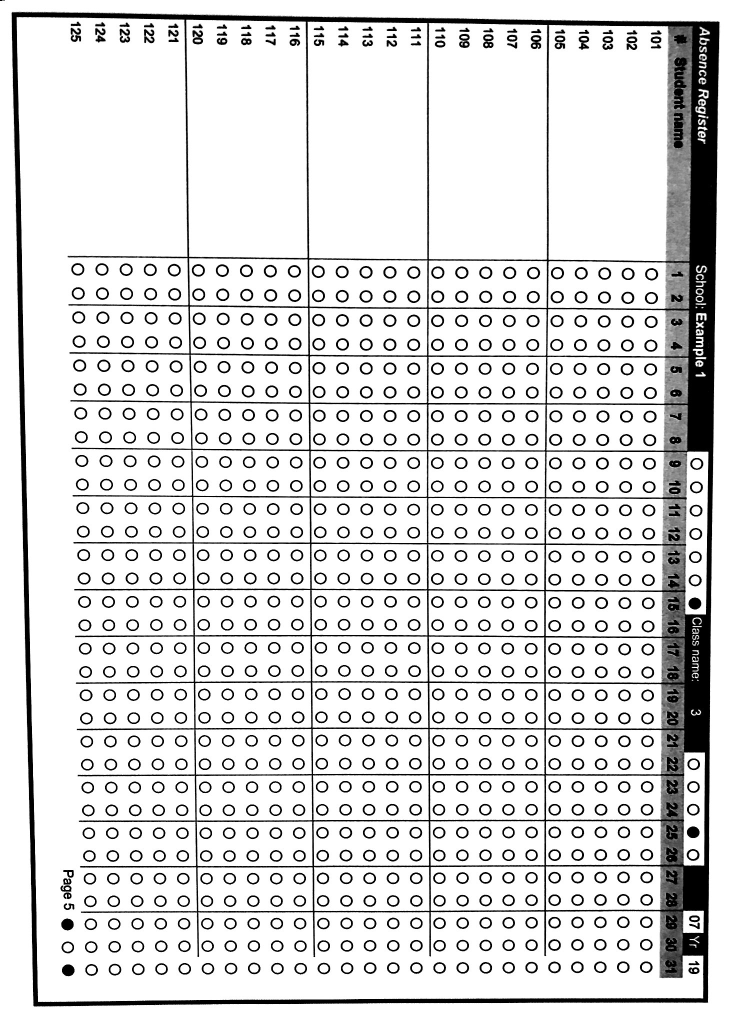
#> input picture pyomrx/demo/attendance_register/data/images/new register_5.jpg, 1472 x 2048 px (shown at 1/2 size); its folder holds only this picture in this run
$ python run_demo.py   (older library calls are emulated)
#> lines starting #> are read from the running program, lines starting #| are printed output that depends on the picture; after the words box and inside, x2 and y2 are one past the last pixel; in counts of white or black regions, pixels touching at a corner belong together
### omr_tool/omr/exam_marksheet/processing.py
import matplotlib.pyplot as plt

from omr_tool.omr.core.processing import *
from omr_tool.omr.core.processing import get_outer_box, process_boxes
from omr_tool.omr.exceptions import OmrException


# [30 lines left out: function process_image, not called in this run]


def process_exam_marksheet_folder(input_folder, form_design_path, output_folder=None):
    process_images_folder(input_folder, form_design_path,
                          omr_mode='exam', output_folder=output_folder)

# [10 lines of commented-out code are left out]

### omr_tool/omr/core/processing.py
import json

import cv2
import imutils
import numpy
import pandas
import pandas as pd
from pathlib import Path
import numpy as np
import importlib

from PIL import Image
from imutils.perspective import four_point_transform
from scipy.spatial import KDTree
from scipy.spatial.distance import euclidean
from sklearn.cluster import KMeans

from omr_tool.omr.exceptions import *
import sys

from omr_tool.omr.exceptions import OmrValidationException, OmrException
import matplotlib.pyplot as plt
from omr_tool.default_configs import attendance_register
from omr_tool.omr.utils.visualisation import *


# [68 lines left out: functions get_binary_code_from_outer_box, get_inner_boxes, get_code_from_binary_circles, not called in this run]


def process_images_folder(input_folder, form_design_path=None, omr_mode='attendance', output_folder=None):
#> called with input_folder = 'data/images', form_design_path = 'data/ext/omr_form_designs.json', omr_mode = 'exam', output_folder = 'data/exam_results'
    if omr_mode == 'exam':
        temp_module = importlib.import_module('omr_tool.omr.exam_marksheet.processing')
    elif omr_mode == 'attendance':
        temp_module = importlib.import_module('omr_tool.omr.attendance_register.processing')
    else:
        print('ERROR: image_type must be exam_marksheet or attendance_register, {} passed'.format(omr_mode))
        raise ValueError('invalid image_type')
    process_image = getattr(temp_module, 'process_image')
    if form_design_path:
        form_design = json.load(open(form_design_path))
#> (reads omr_tool/demo/attendance_register/data/ext/omr_form_designs.json from the repository)
    else:
        form_design = attendance_register.default_config()
    answers_df = pd.DataFrame()
    img_files = list(Path(input_folder).iterdir())
    error_files = []
    print('{} files to process'.format(len(img_files)))
    for i, file_path in enumerate(img_files):
        print('INFO: processing image {} {}'.format(i, file_path.name))
        try:
            im_answers = process_image(str(file_path), form_design)
#> in process_image, image is the input picture: shape (2048, 1472, 3); min 0, max 255, mean 219
            answers_df = answers_df.append(im_answers)
        except OmrException as e:
            error_files.append(str(file_path.stem))
            print('couldn\'t extract data from {}: check input file'.format(Path(file_path).name), file=sys.stderr)
            print('error message: ', e, file=sys.stderr)
    assert len(answers_df) > 0, 'could not extract any data from the images'
    error_df = pd.DataFrame(index=error_files, columns=answers_df.columns.tolist())
    error_df = pd.concat([error_df] * 3, axis=0).sort_index()
    error_df['omr_error'] = True
    error_df['box_no'] = [1, 2, 3] * int(len(error_df) / 3)
    error_df['file_name'] = error_df.index.tolist()
    error_df['marker_error'] = np.nan
    error_df.loc[:, ~error_df.columns.isin(['file_name', 'omr_error', 'box_no', 'marker_error'])] = -3
    answers_df = pd.concat([answers_df, error_df], axis=0)
    if output_folder:
        if not Path(output_folder).exists():
            Path(output_folder).mkdir(parents=True)
        answers_df.to_csv(str(Path(output_folder) / 'omr_output.csv'), index=False)
    return answers_df


# [164 lines left out: functions nearby_circle, expected_circle_locations, circles_from_grid, get_good_circles, not called in this run]


def get_outer_box_contour(edged_image):
    cnts = cv2.findContours(edged_image.copy(), cv2.RETR_LIST, cv2.CHAIN_APPROX_SIMPLE)
    image_perim = 2 * sum(edged_image.shape)
    cnts = cnts[0] if imutils.is_cv2() else cnts[1]
    docCnt = None
    assert len(cnts) > 0, 'no contours found when looking for outer box'
    for c in sorted(cnts, key=cv2.contourArea, reverse=True):
        perim = cv2.arcLength(c, True)
        approx = cv2.approxPolyDP(c, 0.05 * perim, True)
        if len(approx) == 4:
            docCnt = approx
            break
    if type(docCnt) != np.ndarray or perim < image_perim * 0.7:
        temp_image = cv2.cvtColor(edged_image, cv2.COLOR_GRAY2RGB)
        cv2.drawContours(temp_image, [docCnt], -1, (255, 0, 0), 3)
        # plt.imshow(temp_image)
        # plt.show()
        raise OmrException('no suitable outer contour found, '
                           'biggest outer contour had perim of {}'.format(perim))
    return docCnt


def get_outer_box(original_image, desired_portrait=True):
#> called with desired_portrait = True
    portrait = not desired_portrait
    i = 0
    while not portrait == desired_portrait and i < 2:
        gray = cv2.cvtColor(original_image, cv2.COLOR_BGR2GRAY)
        blurred = cv2.medianBlur(gray, 7)
        blurred = cv2.blur(blurred, ksize=(7, 7))
        thresh = cv2.adaptiveThreshold(blurred, 255, cv2.ADAPTIVE_THRESH_GAUSSIAN_C, cv2.THRESH_BINARY, 11, 2)
        # show_image(gray)
        # show_image(blurred)
        # show_image(thresh)

        edged = cv2.Canny(thresh, threshold1=180, threshold2=230, L2gradient=True, apertureSize=3)
        outer_box_contour = get_outer_box_contour(edged)
        tl, bl, br, tr = outer_box_contour[0], outer_box_contour[1], outer_box_contour[2], outer_box_contour[3]
        heights = sorted([euclidean(bl, tl), euclidean(br, tr)])
        widths = sorted([euclidean(tr, tl), euclidean(br, bl)])
        try:
            assert heights[1] / heights[0] < 1.05
            assert widths[1] / widths[0] < 1.05
        except:
            raise OmrValidationException('good outer box not found')
        shrink = 5
        original_cropped = four_point_transform(original_image, outer_box_contour.reshape(4, 2))
        original_cropped = original_cropped[shrink:-shrink, shrink:-shrink]
        grey_cropped = four_point_transform(gray, outer_box_contour.reshape(4, 2))
        grey_cropped = grey_cropped[shrink:-shrink, shrink:-shrink]
        height, width, = grey_cropped.shape
        portrait = True if height >= width else False
        if portrait != desired_portrait:
            original_image = np.array(Image.fromarray(original_image).rotate(90, expand=True))
        i += 1
#> this loop made 1 pass
#> (tl, bl, br, tr) on pass 1: ([[25, 24]], [[67, 2011]], [[1413, 2005]], [[1439, 46]])
#> pass 1, in get_outer_box, `blurred = cv2.medianBlur(gray, 7)`:
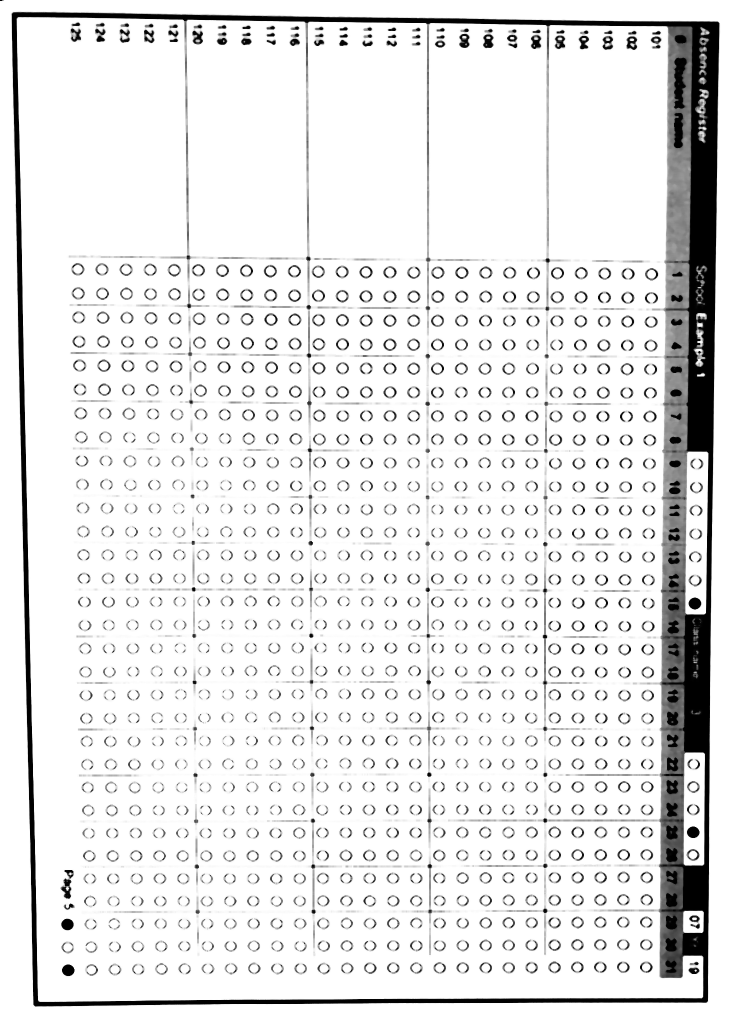
#> blurred: shape (2048, 1472) (shown at 1/2 size); min 0, max 255, mean 230.6
#> pass 1, in get_outer_box, `thresh = cv2.adaptiveThreshold(blurred, 255, cv2.ADAPTIVE_THRESH_GAUSS..`:
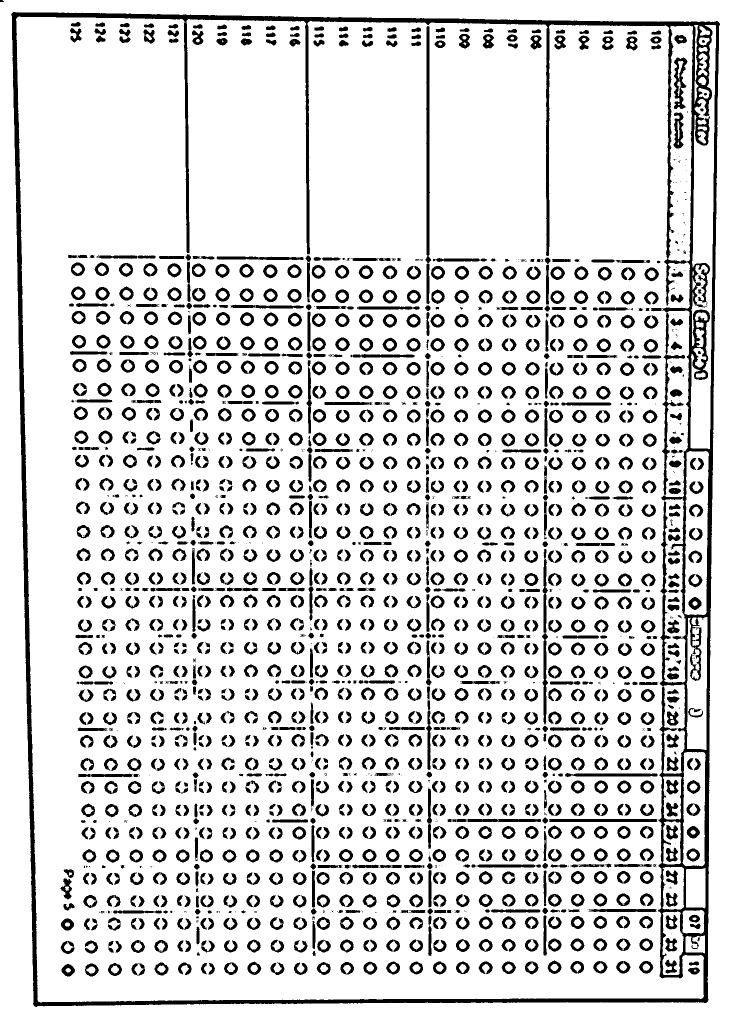
#> thresh: shape (2048, 1472) (shown at 1/2 size); 84.6% white; 1853 black regions (311 under 20 px), largest, box (x1, y1, x2, y2) and area: (22, 24, 1440, 2014) 94378, (851, 52, 862, 608) 3307, (1084, 1098, 1096, 1449) 1972
#> after the loop:
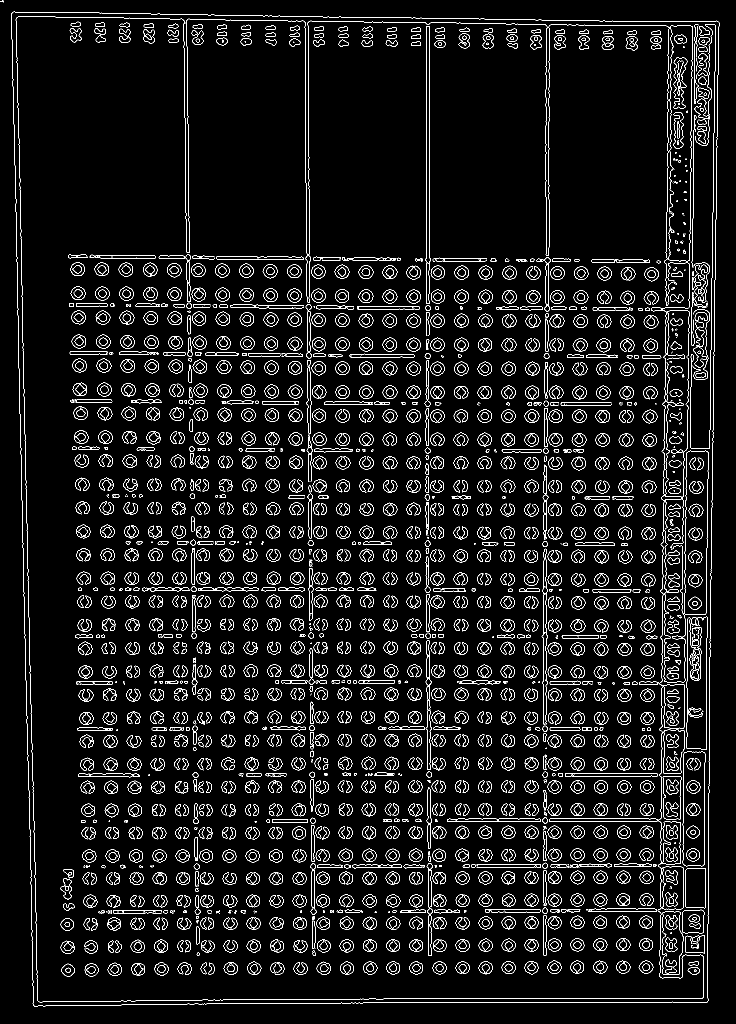
#> edged: shape (2048, 1472) (shown at 1/2 size); 6% white in thin lines or dots
#> after the loop, i = 0
    if not portrait == desired_portrait:
        raise OmrValidationException('outer box not found with correct orientation')
    return grey_cropped, original_cropped


# [59 lines left out: functions process_boxes, process_circle, response_from_darknesses, not called in this run]


def darknesses_to_binary(darknesses):
    return list(map(lambda d: 1 if (d > 0.3) else 0, darknesses))


# [65 lines left out: function process_inner_box, not called in this run]

### omr_tool/demo/omr_benchmark_1/run_demo.py
from core.exam_marksheet.processing import process_exam_marksheet_folder

# [5 lines of commented-out code are left out]

#> (the run stopped early here; a loop or call above may not have finished)
